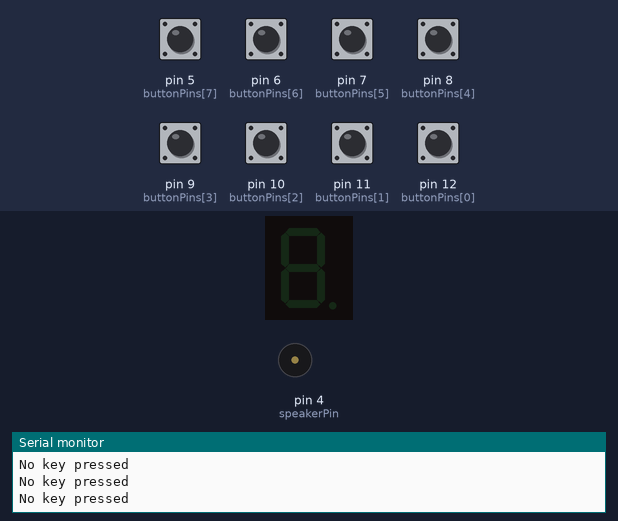
The sketch below on a simulated Arduino Uno, built with avr-gcc and run on an emulated ATmega328P. On the bench: 1-digit seven-segment display, buzzer (waves = sounding), the last lines printed to the serial monitor. Wiring (inferred from the names in the program): 1-digit 7-segment display, segments lit when HIGH: segments pin 3, pin 2, A5, A4, A3, A2, A1. The test bench sets the inputs (shaded band); at power-on: pin 5 (buttonPins[7]), pin 6 (buttonPins[6]), pin 7 (buttonPins[5]), pin 8 (buttonPins[4]), pin 9 (buttonPins[3]), pin 10 (buttonPins[2]), pin 11 (buttonPins[1]), pin 12 (buttonPins[0]) HIGH. The segment pins are drawn as the display they are named for.

Above: at 1.2 s.
1.3 s: pin 5 (buttonPins[7]) pulled LOW for 0.15 s
At 1.8 s:
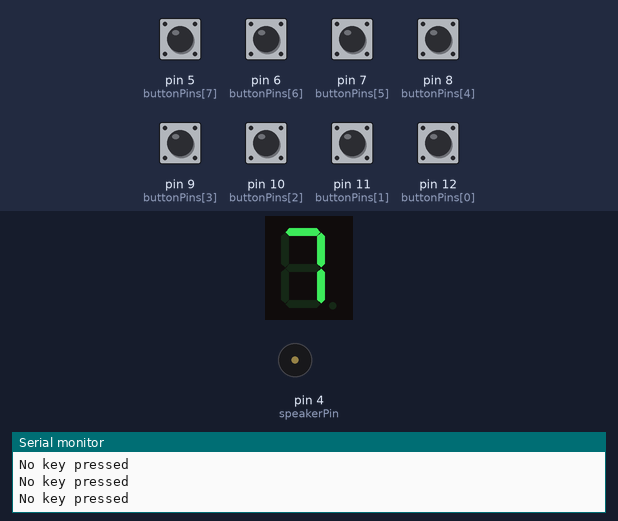
3.0 s: pin 6 (buttonPins[6]) pulled LOW for 0.15 s
At 4.4 s:
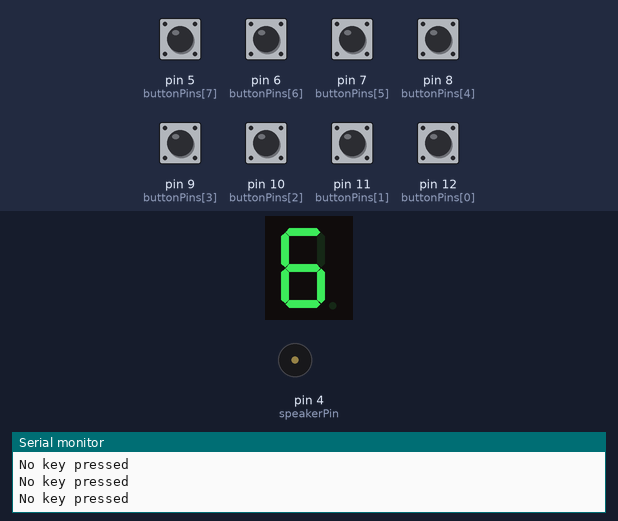
4.7 s: pin 7 (buttonPins[5]) pulled LOW for 0.15 s
At 6.0 s:
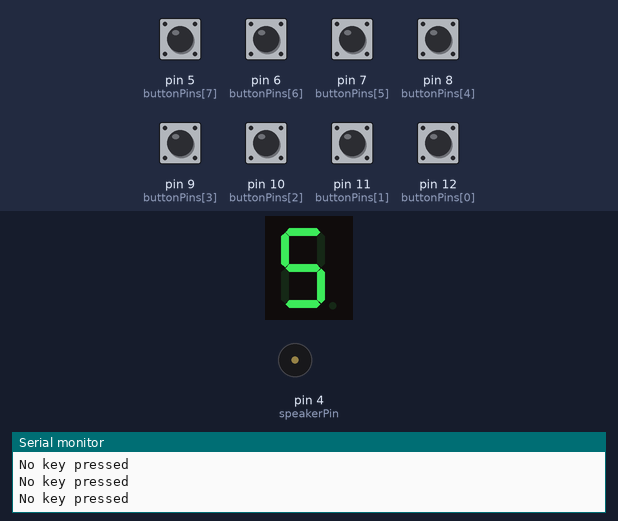
6.4 s: pin 8 (buttonPins[4]) pulled LOW for 0.15 s
At 7.5 s:
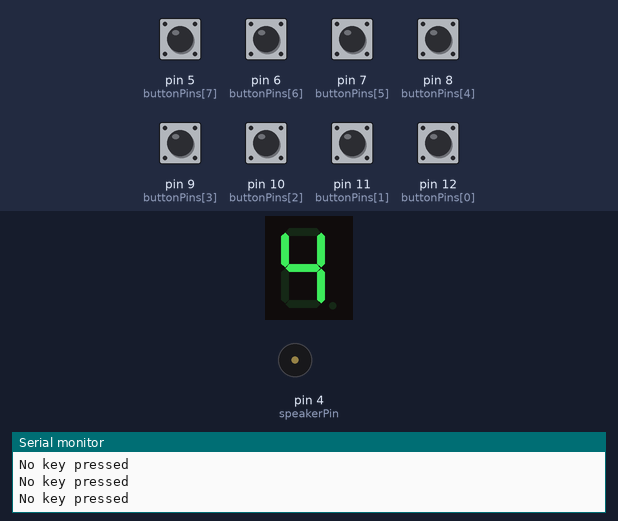
8.1 s: pin 9 (buttonPins[3]) pulled LOW for 0.15 s
At 8.9 s:
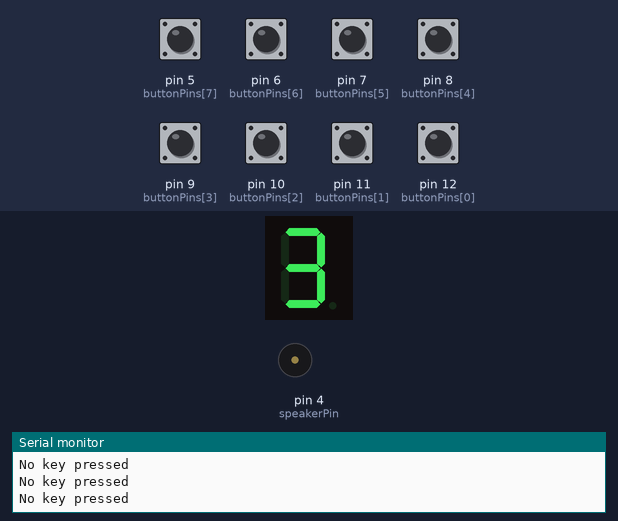
9.8 s: pin 10 (buttonPins[2]) pulled LOW for 0.15 s
At 10.4 s:
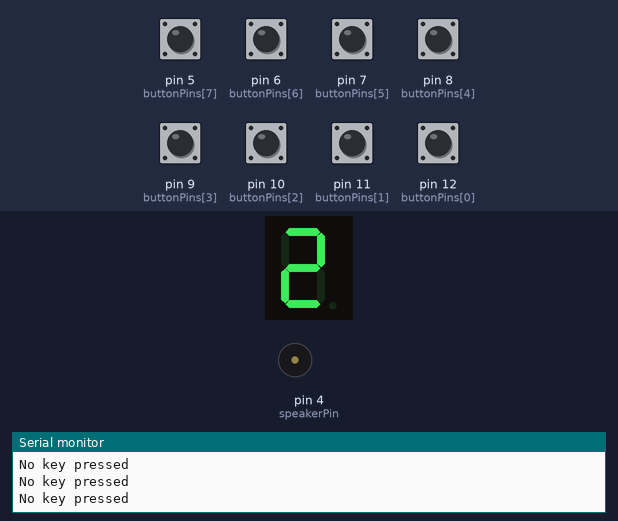
Timing chart, 0 to 12.5 s (numbered marks = the images above; inputs shaded):
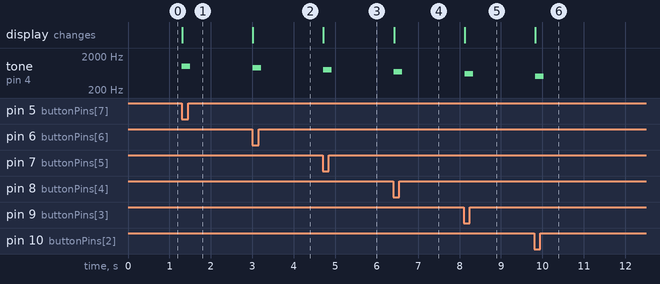

Measured:
- after the input at 1.3 s, tone on pin 4 (speakerPin): silent → 1000 Hz at once, → silent 0.20 s later; the display: changes at once (image 1)
- after the input at 3.0 s, tone on pin 4 (speakerPin): silent → 900 Hz at once, → silent 0.20 s later; the display: changes at once (image 2)
- after the input at 4.7 s, tone on pin 4 (speakerPin): silent → 800 Hz at once, → silent 0.20 s later; the display: changes at once (image 3)
- after the input at 6.4 s, tone on pin 4 (speakerPin): silent → 700 Hz at once, → silent 0.20 s later; the display: changes at once (image 4)
- after the input at 8.1 s, tone on pin 4 (speakerPin): silent → 600 Hz at once, → silent 0.20 s later; the display: changes at once (image 5)
- after the input at 9.8 s, tone on pin 4 (speakerPin): silent → 500 Hz at once, → silent 0.20 s later; the display: changes at once (image 6)

The sketch:

lab11.ino
```cpp
// Name: YAPA YMRNT
// Index Number: 220734B

const int buttonPins[8] = {12, 11, 10, 9, 8, 7, 6, 5}; // Push button pins
const int frequencies[8] = {300, 400, 500, 600, 700, 800, 900, 1000}; // Frequencies
const int speakerPin = 4; // Speaker output pin

// 7-segment display pins (Common Cathode)
const int segmentPins[7] = {3, 2, A5, A4, A3, A2, A1};

// Digit patterns for 0-7 (assuming common cathode)
const byte digitPatterns[8] = {
    0b0111111, // 0
    0b0000110, // 1
    0b1011011, // 2
    0b1001111, // 3
    0b1100110, // 4
    0b1101101, // 5
    0b1111101, // 6
    0b0000111  // 7
};

void displayDigit(int num) {
    if (num < 0 || num > 7) {

        // Turn off all segments
        for (int i = 0; i < 7; i++) {
            digitalWrite(segmentPins[i], LOW);
        }
        return;
    }
  Serial.println(num);
    byte pattern = digitPatterns[num];

    for (int i = 0; i < 7; i++) {
      Serial.println(pattern);
        digitalWrite(segmentPins[i], (pattern >> i) & 1);
    }
}

void setup() {
    Serial.begin(9600);
    pinMode(speakerPin, OUTPUT);

    for (int i = 0; i < 8; i++) {
        pinMode(buttonPins[i], INPUT_PULLUP);
    }

    for (int i = 0; i < 7; i++) {
        pinMode(segmentPins[i], OUTPUT);
    }
}

void loop() {
    int totalFreq = 0;
    int pressedKeys[8];
    int keyCount = 0;

    for (int i = 0; i < 8; i++) {
        if (digitalRead(buttonPins[i]) == LOW) {
            totalFreq += frequencies[i];
            pressedKeys[keyCount++] = i;
        }
    }

    if (keyCount > 0) {
        tone(speakerPin, totalFreq);

        if (keyCount == 1) {

            displayDigit(pressedKeys[0]);
        } else {
            for (int j = 0; j < keyCount; j++) {
              	Serial.println(pressedKeys[j]);
                displayDigit(pressedKeys[j]);

                delay(500);
            }
        }
    } else {
        Serial.println("No key pressed");
        noTone(speakerPin);

    }
  for (int i = 0; i < keyCount; i++) {
        pressedKeys[i] = -1;
    }

    delay(100);
}
```
